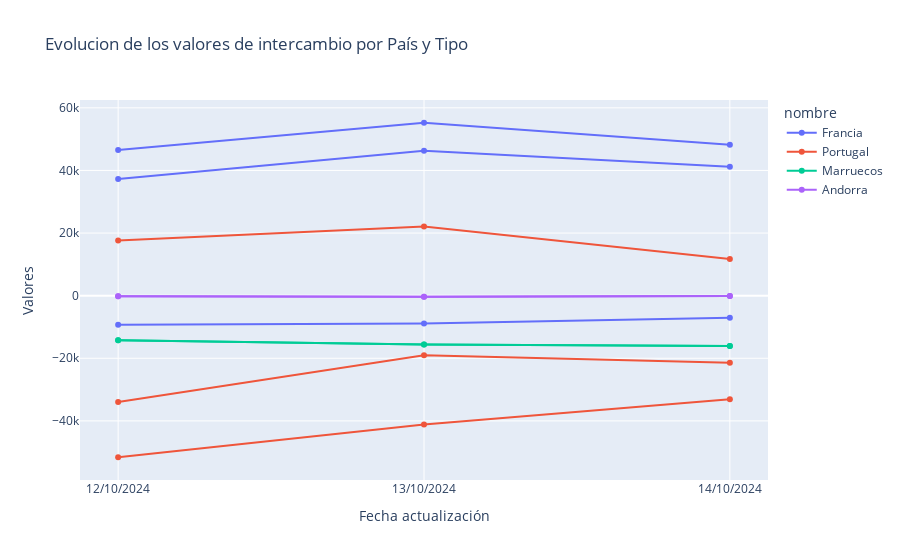

The notebook cell this image was saved under:
### Code cell
fig = px.line(df_intercambio, x = 'Fecha actualización', y = 'Valores', color= 'nombre',
              line_group='tipo de intercambio',
              title= 'Evolucion de los valores de intercambio por País y Tipo',
              markers= True)

fig.show()

### Figure 1 — Plotly figure (JSON) as saved in the notebook; plotly's stock layout.template omitted (floating-point values rounded to 4 significant figures)
{"data": [{"hovertemplate": "nombre=Francia<br>tipo de intercambio=Exportación<br>Fecha actualización=%{x}<br>Valores=%{y}<extra></extra>", "legendgroup": "Francia", "line": {"color": "#636efa", "dash": "solid"}, "marker": {"symbol": "circle"}, "mode": "markers+lines", "name": "Francia", "orientation": "v", "showlegend": true, "type": "scatter", "x": ["12/10/2024", "13/10/2024", "14/10/2024"], "xaxis": "x", "y": [-9298.0, -8923.0, -7028.0], "yaxis": "y"}, {"hovertemplate": "nombre=Francia<br>tipo de intercambio=Importación<br>Fecha actualización=%{x}<br>Valores=%{y}<extra></extra>", "legendgroup": "Francia", "line": {"color": "#636efa", "dash": "solid"}, "marker": {"symbol": "circle"}, "mode": "markers+lines", "name": "Francia", "orientation": "v", "showlegend": false, "type": "scatter", "x": ["12/10/2024", "13/10/2024", "14/10/2024"], "xaxis": "x", "y": [46530.0, 55230.0, 48190.0], "yaxis": "y"}, {"hovertemplate": "nombre=Francia<br>tipo de intercambio=saldo<br>Fecha actualización=%{x}<br>Valores=%{y}<extra></extra>", "legendgroup": "Francia", "line": {"color": "#636efa", "dash": "solid"}, "marker": {"symbol": "circle"}, "mode": "markers+lines", "name": "Francia", "orientation": "v", "showlegend": false, "type": "scatter", "x": ["12/10/2024", "13/10/2024", "14/10/2024"], "xaxis": "x", "y": [37230.0, 46310.0, 41170.0], "yaxis": "y"}, {"hovertemplate": "nombre=Portugal<br>tipo de intercambio=Exportación<br>Fecha actualización=%{x}<br>Valores=%{y}<extra></extra>", "legendgroup": "Portugal", "line": {"color": "#EF553B", "dash": "solid"}, "marker": {"symbol": "circle"}, "mode": "markers+lines", "name": "Portugal", "orientation": "v", "showlegend": true, "type": "scatter", "x": ["12/10/2024", "13/10/2024", "14/10/2024"], "xaxis": "x", "y": [-51610.0, -41160.0, -33100.0], "yaxis": "y"}, {"hovertemplate": "nombre=Portugal<br>tipo de intercambio=Importación<br>Fecha actualización=%{x}<br>Valores=%{y}<extra></extra>", "legendgroup": "Portugal", "line": {"color": "#EF553B", "dash": "solid"}, "marker": {"symbol": "circle"}, "mode": "markers+lines", "name": "Portugal", "orientation": "v", "showlegend": false, "type": "scatter", "x": ["12/10/2024", "13/10/2024", "14/10/2024"], "xaxis": "x", "y": [17630.0, 22120.0, 11680.0], "yaxis": "y"}, {"hovertemplate": "nombre=Portugal<br>tipo de intercambio=saldo<br>Fecha actualización=%{x}<br>Valores=%{y}<extra></extra>", "legendgroup": "Portugal", "line": {"color": "#EF553B", "dash": "solid"}, "marker": {"symbol": "circle"}, "mode": "markers+lines", "name": "Portugal", "orientation": "v", "showlegend": false, "type": "scatter", "x": ["12/10/2024", "13/10/2024", "14/10/2024"], "xaxis": "x", "y": [-33980.0, -19040.0, -21420.0], "yaxis": "y"}, {"hovertemplate": "nombre=Marruecos<br>tipo de intercambio=Exportación<br>Fecha actualización=%{x}<br>Valores=%{y}<extra></extra>", "legendgroup": "Marruecos", "line": {"color": "#00cc96", "dash": "solid"}, "marker": {"symbol": "circle"}, "mode": "markers+lines", "name": "Marruecos", "orientation": "v", "showlegend": true, "type": "scatter", "x": ["12/10/2024", "13/10/2024", "14/10/2024"], "xaxis": "x", "y": [-14230, -15590, -16090], "yaxis": "y"}, {"hovertemplate": "nombre=Marruecos<br>tipo de intercambio=saldo<br>Fecha actualización=%{x}<br>Valores=%{y}<extra></extra>", "legendgroup": "Marruecos", "line": {"color": "#00cc96", "dash": "solid"}, "marker": {"symbol": "circle"}, "mode": "markers+lines", "name": "Marruecos", "orientation": "v", "showlegend": false, "type": "scatter", "x": ["12/10/2024", "13/10/2024", "14/10/2024"], "xaxis": "x", "y": [-14230, -15590, -16090], "yaxis": "y"}, {"hovertemplate": "nombre=Andorra<br>tipo de intercambio=Exportación<br>Fecha actualización=%{x}<br>Valores=%{y}<extra></extra>", "legendgroup": "Andorra", "line": {"color": "#ab63fa", "dash": "solid"}, "marker": {"symbol": "circle"}, "mode": "markers+lines", "name": "Andorra", "orientation": "v", "showlegend": true, "type": "scatter", "x": ["12/10/2024", "13/10/2024", "14/10/2024"], "xaxis": "x", "y": [-159, -369, -68], "yaxis": "y"}, {"hovertemplate": "nombre=Andorra<br>tipo de intercambio=saldo<br>Fecha actualización=%{x}<br>Valores=%{y}<extra></extra>", "legendgroup": "Andorra", "line": {"color": "#ab63fa", "dash": "solid"}, "marker": {"symbol": "circle"}, "mode": "markers+lines", "name": "Andorra", "orientation": "v", "showlegend": false, "type": "scatter", "x": ["12/10/2024", "13/10/2024", "14/10/2024"], "xaxis": "x", "y": [-159, -369, -68], "yaxis": "y"}], "layout": {"legend": {"title": {"text": "nombre"}, "tracegroupgap": 0}, "title": {"text": "Evolucion de los valores de intercambio por País y Tipo"}, "xaxis": {"anchor": "y", "domain": [0, 1], "title": {"text": "Fecha actualización"}}, "yaxis": {"anchor": "x", "domain": [0, 1], "title": {"text": "Valores"}}}}
